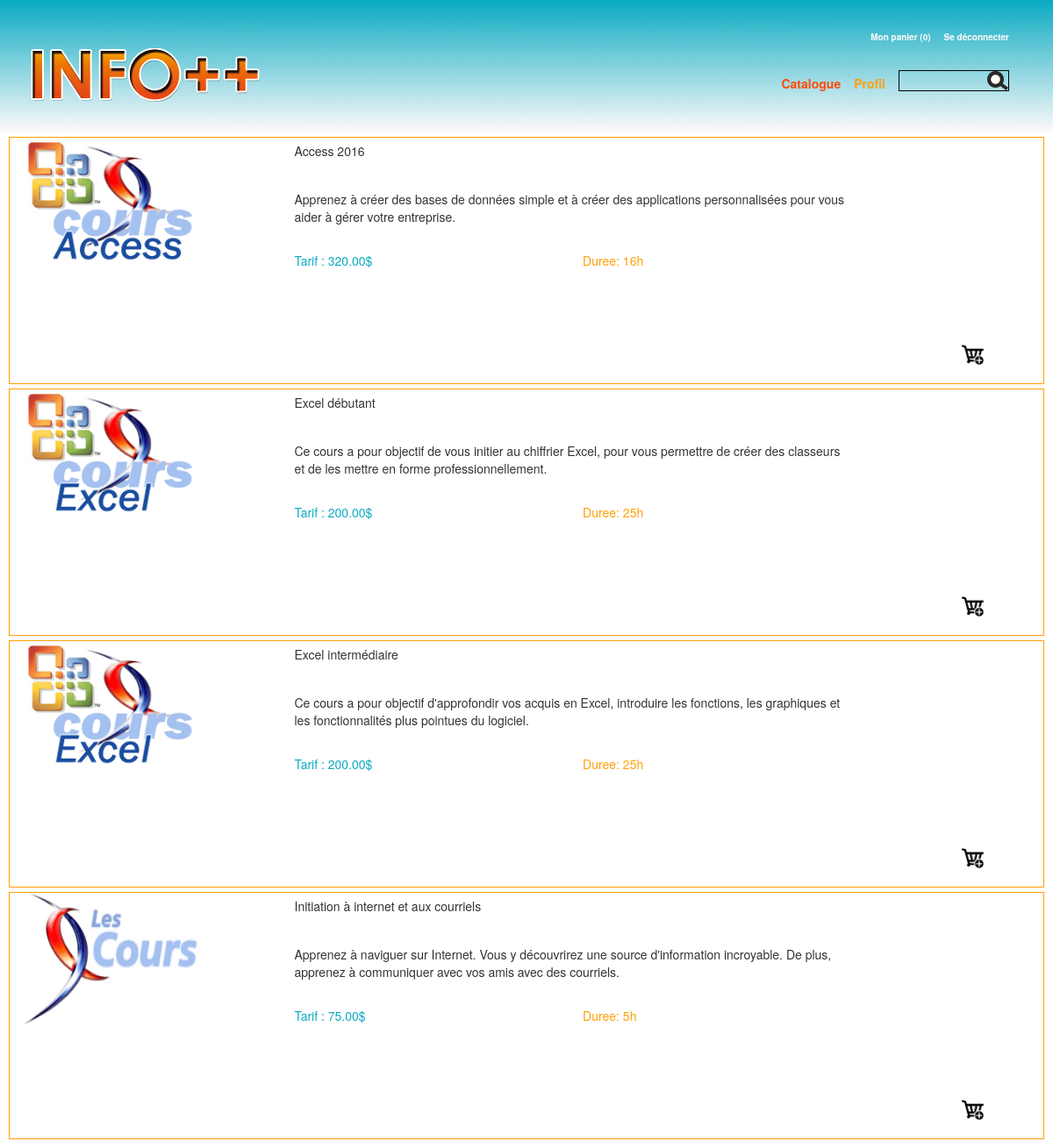
The page /PageClient/catalogue.php (upper part) on the database as committed earlier.
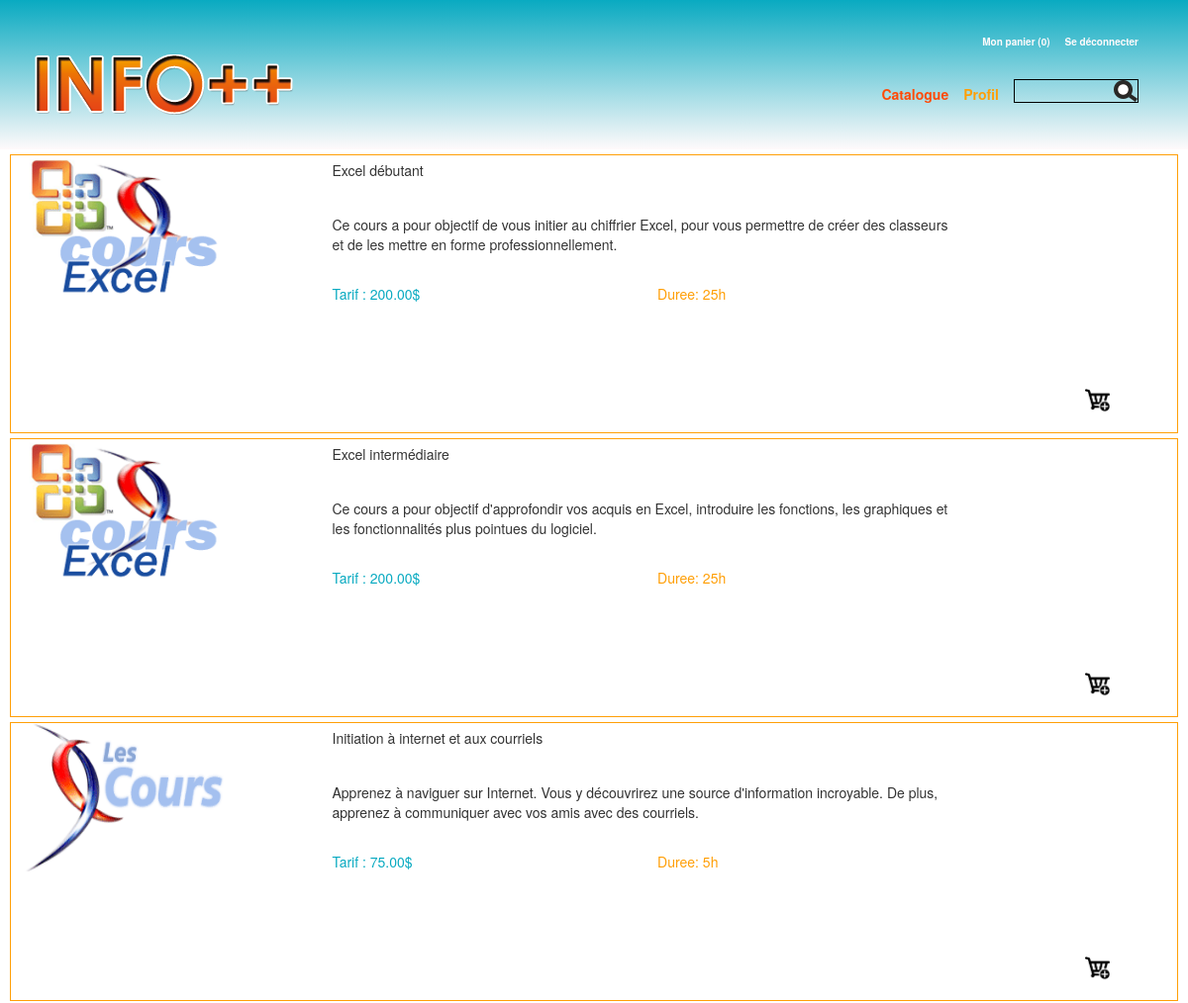
The same page on the database as committed later.
### tables this page shows
CREATE TABLE `service` (
  `pk_service` int(11) NOT NULL,
  `service_titre` varchar(75) DEFAULT NULL,
  `service_description` longtext,
  `duree` int(11) DEFAULT NULL,
  `tarif` decimal(6,2) DEFAULT NULL,
  `actif` tinyint(1) DEFAULT NULL,
  `image` varchar(150) DEFAULT NULL
);

### MoteurBD/moteurBD.php (called while the page is built, shortened)
<?php
class moteurBD {
    function connection() {
        $server = "localhost";
        $username = "root";
        $password = "";
        $dbname = "labo";
        $con = new mysqli($server, $username, $password, $dbname);
        return $con;
    }
    function populateCatalogue() {
        $mysqli = $this->connection();
        $mysqli->set_charset("utf8");
        $results = $mysqli->query("SELECT * FROM service WHERE actif = 1 ORDER BY service_titre");
        $allservice = array();
        while ($row = $results->fetch_assoc()) {
            $allservice[] = array(
                'pk_service' => $row['pk_service'],
                'service_titre' => $row['service_titre'],
                'service_description' => $row['service_description'],
                'duree' => $row['duree'],
                'tarif' => $row['tarif'],
                'actif' => $row['actif'],
                'image' => $row['image']
            );
        }
        return $allservice;
    }
}

### PageClient/catalogue.php (the view, shortened to what this page needs)
<html>
    <head>
        <link rel="stylesheet" type="text/css" href="../css/reset.css"/>
        <link rel="stylesheet" href="../css/style.css">
        <link rel="stylesheet" href="https://maxcdn.bootstrapcdn.com/bootstrap/3.3.7/css/bootstrap.min.css">
    </head>
    <body>
        <?php
        include ('../PageInject/EnteteClient.php');
	include ('../MoteurBD/moteurBD.php');
        $moteur = new moteurBD();
        $services = $moteur->populateCatalogue();
        $max = sizeof($services);
        ?>
        <?php
        for($i = 0; $i < $max;$i++)
        {
        echo "
        <div id='produitCat'>
            <div class='col-sm-3 col-md-3 col-lg-3'>
                <img id='produitImage' src=". $services[$i]['image'].">
            </div>
            <div class='col-sm-7 col-md-7 col-lg-7'>
                <div class='col-sm-12 col-md-12 col-lg-12'>
                    <p id='titreProd'>" . $services[$i]['service_titre']."</p> <br>
                    <p id='descProd'>".$services[$i]['service_description']."</p><br>
                </div>
                <div class='col-sm-6 col-md-6 col-lg-6'>
                    <p id='tarif'> Tarif : ".$services[$i]['tarif']."$</p>
                </div>
                <div class='col-sm-6 col-md-6 col-lg-6'>
                    <p id='duree'> Duree: ".$services[$i]['duree']."h </p>
                </div>
            </div>
            <div class='bottom-align-text col-sm-2 col-md-2 col-lg-2'>
                <img id='panierImg' src='../images/icones/panier.png'>
            </div>
        </div> ";
        }
        ?>
    </body>
</html>

Rows that differ between the two databases and show on the page:
no longer on this page (row edited): service: image (picture), service_titre "Access 2016", service_description "Apprenez à créer des bases de données simple et à créer des applications personnalisées pour vous aider à gérer votre entreprise.", tarif "320.00", duree "16"
